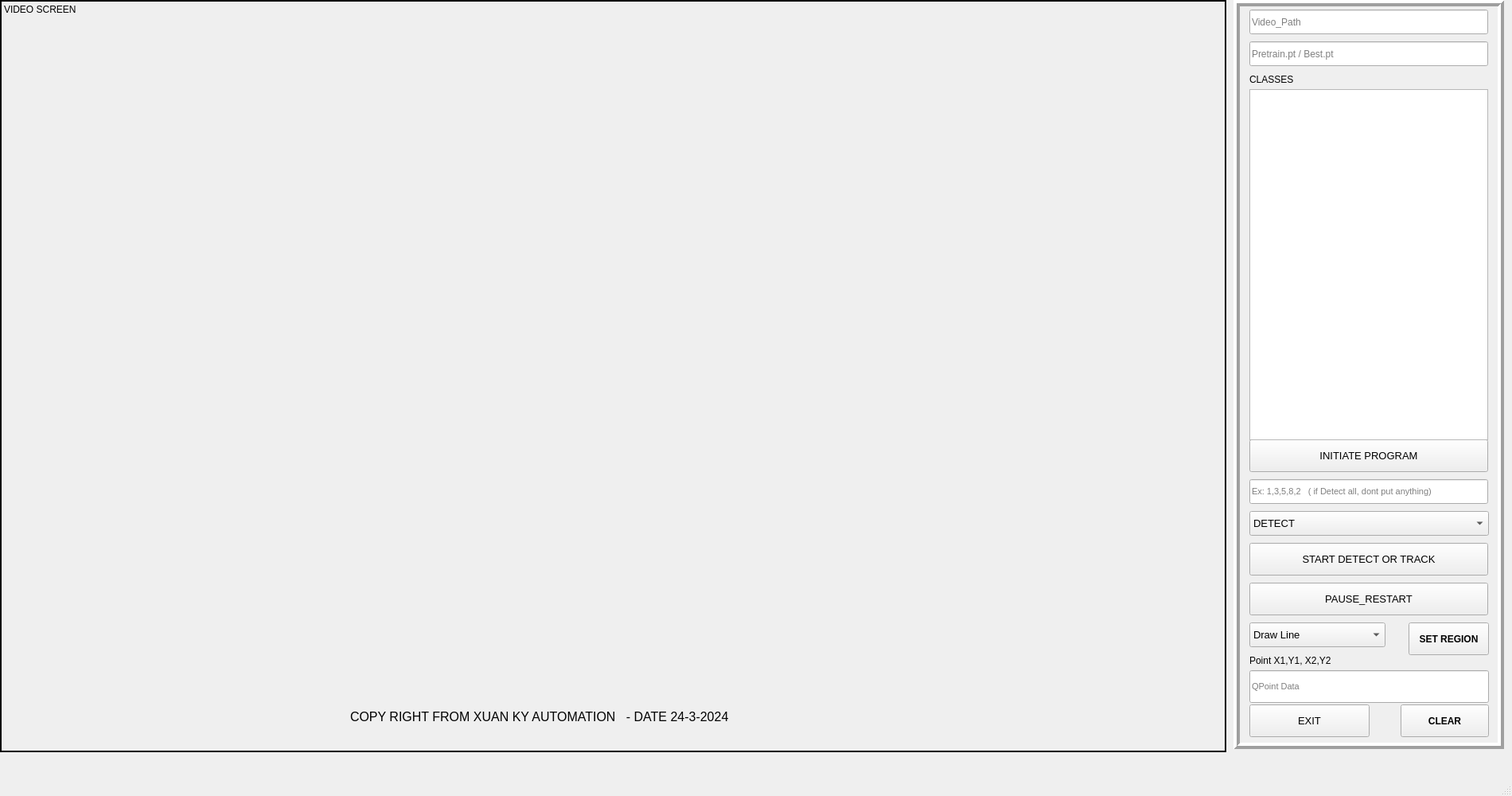
<?xml version="1.0" encoding="UTF-8"?>
<ui version="4.0">
 <class>MainWindow</class>
 <widget class="QMainWindow" name="MainWindow">
  <property name="geometry">
   <rect>
    <x>0</x>
    <y>0</y>
    <width>1900</width>
    <height>1000</height>
   </rect>
  </property>
  <property name="windowTitle">
   <string>MainWindow</string>
  </property>
  <widget class="QWidget" name="centralwidget">
   <widget class="QLabel" name="label_img">
    <property name="geometry">
     <rect>
      <x>0</x>
      <y>0</y>
      <width>1541</width>
      <height>945</height>
     </rect>
    </property>
    <property name="frameShape">
     <enum>QFrame::WinPanel</enum>
    </property>
    <property name="text">
     <string>VIDEO SCREEN</string>
    </property>
    <property name="alignment">
     <set>Qt::AlignLeading|Qt::AlignLeft|Qt::AlignTop</set>
    </property>
   </widget>
   <widget class="QLabel" name="label_2">
    <property name="geometry">
     <rect>
      <x>440</x>
      <y>890</y>
      <width>671</width>
      <height>21</height>
     </rect>
    </property>
    <property name="font">
     <font>
      <pointsize>12</pointsize>
     </font>
    </property>
    <property name="text">
     <string>COPY RIGHT FROM XUAN KY AUTOMATION   - DATE 24-3-2024</string>
    </property>
   </widget>
   <widget class="QFrame" name="frame">
    <property name="geometry">
     <rect>
      <x>1550</x>
      <y>0</y>
      <width>340</width>
      <height>941</height>
     </rect>
    </property>
    <property name="frameShape">
     <enum>QFrame::Box</enum>
    </property>
    <property name="frameShadow">
     <enum>QFrame::Raised</enum>
    </property>
    <property name="lineWidth">
     <number>4</number>
    </property>
    <widget class="QPushButton" name="PBInitiate">
     <property name="geometry">
      <rect>
       <x>20</x>
       <y>552</y>
       <width>300</width>
       <height>41</height>
      </rect>
     </property>
     <property name="font">
      <font>
       <pointsize>10</pointsize>
      </font>
     </property>
     <property name="text">
      <string>INITIATE PROGRAM</string>
     </property>
    </widget>
    <widget class="QPushButton" name="PBPause">
     <property name="geometry">
      <rect>
       <x>20</x>
       <y>732</y>
       <width>300</width>
       <height>41</height>
      </rect>
     </property>
     <property name="font">
      <font>
       <pointsize>10</pointsize>
      </font>
     </property>
     <property name="text">
      <string>PAUSE_RESTART</string>
     </property>
    </widget>
    <widget class="QLineEdit" name="Videopath_txt">
     <property name="geometry">
      <rect>
       <x>20</x>
       <y>12</y>
       <width>300</width>
       <height>31</height>
      </rect>
     </property>
     <property name="dragEnabled">
      <bool>false</bool>
     </property>
     <property name="readOnly">
      <bool>true</bool>
     </property>
     <property name="placeholderText">
      <string>Video_Path</string>
     </property>
    </widget>
    <widget class="QLineEdit" name="PretrainPathTxt">
     <property name="geometry">
      <rect>
       <x>20</x>
       <y>52</y>
       <width>300</width>
       <height>31</height>
      </rect>
     </property>
     <property name="readOnly">
      <bool>true</bool>
     </property>
     <property name="placeholderText">
      <string>Pretrain.pt / Best.pt</string>
     </property>
    </widget>
    <widget class="QLabel" name="label_3">
     <property name="geometry">
      <rect>
       <x>20</x>
       <y>822</y>
       <width>121</width>
       <height>16</height>
      </rect>
     </property>
     <property name="text">
      <string>Point X1,Y1, X2,Y2</string>
     </property>
    </widget>
    <widget class="QPushButton" name="PBExit">
     <property name="geometry">
      <rect>
       <x>20</x>
       <y>885</y>
       <width>151</width>
       <height>41</height>
      </rect>
     </property>
     <property name="font">
      <font>
       <pointsize>10</pointsize>
      </font>
     </property>
     <property name="text">
      <string>EXIT</string>
     </property>
    </widget>
    <widget class="QPushButton" name="PBStart">
     <property name="geometry">
      <rect>
       <x>20</x>
       <y>682</y>
       <width>300</width>
       <height>41</height>
      </rect>
     </property>
     <property name="font">
      <font>
       <pointsize>10</pointsize>
      </font>
     </property>
     <property name="text">
      <string>START DETECT OR TRACK</string>
     </property>
    </widget>
    <widget class="QComboBox" name="ComboBox">
     <property name="geometry">
      <rect>
       <x>20</x>
       <y>782</y>
       <width>171</width>
       <height>31</height>
      </rect>
     </property>
     <property name="font">
      <font>
       <pointsize>10</pointsize>
      </font>
     </property>
     <item>
      <property name="text">
       <string>Draw Line</string>
      </property>
     </item>
     <item>
      <property name="text">
       <string>Draw Rectangle</string>
      </property>
     </item>
     <item>
      <property name="text">
       <string>Draw Polyline</string>
      </property>
     </item>
    </widget>
    <widget class="QLabel" name="label">
     <property name="geometry">
      <rect>
       <x>20</x>
       <y>92</y>
       <width>55</width>
       <height>16</height>
      </rect>
     </property>
     <property name="text">
      <string>CLASSES</string>
     </property>
    </widget>
    <widget class="QLineEdit" name="PointData">
     <property name="geometry">
      <rect>
       <x>20</x>
       <y>842</y>
       <width>301</width>
       <height>41</height>
      </rect>
     </property>
     <property name="font">
      <font>
       <pointsize>8</pointsize>
      </font>
     </property>
     <property name="placeholderText">
      <string>QPoint Data</string>
     </property>
    </widget>
    <widget class="QPushButton" name="ButtonSet_region">
     <property name="geometry">
      <rect>
       <x>220</x>
       <y>782</y>
       <width>101</width>
       <height>41</height>
      </rect>
     </property>
     <property name="font">
      <font>
       <weight>75</weight>
       <bold>true</bold>
      </font>
     </property>
     <property name="text">
      <string>SET REGION</string>
     </property>
    </widget>
    <widget class="QComboBox" name="Combo_Mode">
     <property name="geometry">
      <rect>
       <x>20</x>
       <y>642</y>
       <width>301</width>
       <height>31</height>
      </rect>
     </property>
     <property name="font">
      <font>
       <pointsize>10</pointsize>
      </font>
     </property>
     <item>
      <property name="text">
       <string>DETECT</string>
      </property>
     </item>
     <item>
      <property name="text">
       <string>TRACK</string>
      </property>
     </item>
     <item>
      <property name="text">
       <string>TRACK-COUNT</string>
      </property>
     </item>
    </widget>
    <widget class="QPushButton" name="ClearDatapoint">
     <property name="geometry">
      <rect>
       <x>210</x>
       <y>885</y>
       <width>111</width>
       <height>41</height>
      </rect>
     </property>
     <property name="font">
      <font>
       <weight>75</weight>
       <bold>true</bold>
      </font>
     </property>
     <property name="text">
      <string>CLEAR</string>
     </property>
    </widget>
    <widget class="QTextEdit" name="Classes_Txt">
     <property name="geometry">
      <rect>
       <x>20</x>
       <y>112</y>
       <width>300</width>
       <height>441</height>
      </rect>
     </property>
     <property name="readOnly">
      <bool>true</bool>
     </property>
    </widget>
    <widget class="QLineEdit" name="SelectClasses">
     <property name="geometry">
      <rect>
       <x>20</x>
       <y>602</y>
       <width>300</width>
       <height>31</height>
      </rect>
     </property>
     <property name="font">
      <font>
       <pointsize>8</pointsize>
      </font>
     </property>
     <property name="placeholderText">
      <string>Ex: 1,3,5,8,2   ( if Detect all, dont put anything)</string>
     </property>
    </widget>
   </widget>
  </widget>
  <widget class="QMenuBar" name="menubar">
   <property name="geometry">
    <rect>
     <x>0</x>
     <y>0</y>
     <width>1900</width>
     <height>26</height>
    </rect>
   </property>
  </widget>
  <widget class="QStatusBar" name="statusbar"/>
 </widget>
 <resources/>
 <connections/>
</ui>
